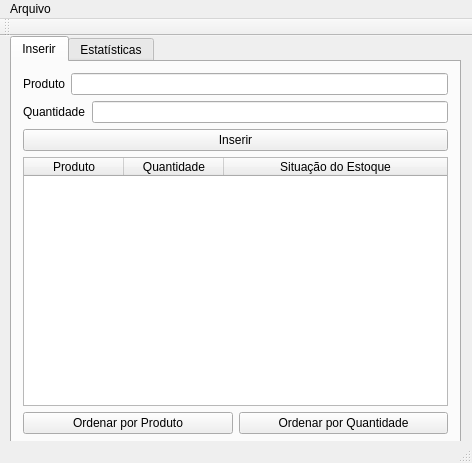
<?xml version="1.0" encoding="UTF-8"?>
<ui version="4.0">
 <class>MainWindow</class>
 <widget class="QMainWindow" name="MainWindow">
  <property name="geometry">
   <rect>
    <x>0</x>
    <y>0</y>
    <width>472</width>
    <height>463</height>
   </rect>
  </property>
  <property name="windowTitle">
   <string>Gerência de Estoque</string>
  </property>
  <widget class="QWidget" name="centralWidget">
   <widget class="QTabWidget" name="tabWidget">
    <property name="geometry">
     <rect>
      <x>10</x>
      <y>0</y>
      <width>451</width>
      <height>411</height>
     </rect>
    </property>
    <property name="currentIndex">
     <number>0</number>
    </property>
    <widget class="QWidget" name="Inserir">
     <attribute name="title">
      <string extracomment="Inserir">Inserir</string>
     </attribute>
     <layout class="QVBoxLayout" name="verticalLayout">
      <item>
       <layout class="QHBoxLayout" name="horizontalLayout">
        <item>
         <widget class="QLabel" name="label">
          <property name="text">
           <string>Produto</string>
          </property>
         </widget>
        </item>
        <item>
         <widget class="QLineEdit" name="le_nameInput"/>
        </item>
       </layout>
      </item>
      <item>
       <layout class="QHBoxLayout" name="horizontalLayout_2">
        <item>
         <widget class="QLabel" name="label_2">
          <property name="text">
           <string>Quantidade</string>
          </property>
         </widget>
        </item>
        <item>
         <widget class="QLineEdit" name="le_avgInput"/>
        </item>
       </layout>
      </item>
      <item>
       <widget class="QPushButton" name="btn_insert">
        <property name="styleSheet">
         <string notr="true"/>
        </property>
        <property name="text">
         <string>Inserir</string>
        </property>
       </widget>
      </item>
      <item>
       <widget class="QTableWidget" name="tbl_data">
        <property name="styleSheet">
         <string notr="true"/>
        </property>
        <property name="editTriggers">
         <set>QAbstractItemView::NoEditTriggers</set>
        </property>
        <attribute name="horizontalHeaderDefaultSectionSize">
         <number>100</number>
        </attribute>
        <attribute name="horizontalHeaderStretchLastSection">
         <bool>true</bool>
        </attribute>
        <attribute name="verticalHeaderShowSortIndicator" stdset="0">
         <bool>true</bool>
        </attribute>
        <attribute name="verticalHeaderStretchLastSection">
         <bool>false</bool>
        </attribute>
        <column>
         <property name="text">
          <string>Produto</string>
         </property>
        </column>
        <column>
         <property name="text">
          <string>Quantidade</string>
         </property>
        </column>
        <column>
         <property name="text">
          <string>Situação do Estoque</string>
         </property>
        </column>
       </widget>
      </item>
      <item>
       <layout class="QHBoxLayout" name="horizontalLayout_3">
        <item>
         <widget class="QPushButton" name="btn_NameSort">
          <property name="text">
           <string>Ordenar por Produto</string>
          </property>
         </widget>
        </item>
        <item>
         <widget class="QPushButton" name="btn_GradeSort">
          <property name="text">
           <string>Ordenar por Quantidade</string>
          </property>
         </widget>
        </item>
       </layout>
      </item>
     </layout>
    </widget>
    <widget class="QWidget" name="tab">
     <attribute name="title">
      <string>Estatísticas</string>
     </attribute>
     <widget class="QWidget" name="layoutWidget">
      <property name="geometry">
       <rect>
        <x>20</x>
        <y>30</y>
        <width>341</width>
        <height>301</height>
       </rect>
      </property>
      <layout class="QVBoxLayout" name="verticalLayout_2">
       <item>
        <widget class="QGroupBox" name="gb_avg">
         <property name="title">
          <string>Quantidade Total de Itens</string>
         </property>
         <widget class="QLabel" name="lbl_avg">
          <property name="geometry">
           <rect>
            <x>6</x>
            <y>20</y>
            <width>331</width>
            <height>71</height>
           </rect>
          </property>
          <property name="font">
           <font>
            <pointsize>24</pointsize>
           </font>
          </property>
          <property name="text">
           <string/>
          </property>
          <property name="alignment">
           <set>Qt::AlignCenter</set>
          </property>
         </widget>
        </widget>
       </item>
       <item>
        <widget class="QGroupBox" name="gb_highest">
         <property name="title">
          <string>Maior Quantidade</string>
         </property>
         <widget class="QLabel" name="lbl_highest">
          <property name="geometry">
           <rect>
            <x>0</x>
            <y>20</y>
            <width>341</width>
            <height>71</height>
           </rect>
          </property>
          <property name="font">
           <font>
            <pointsize>24</pointsize>
           </font>
          </property>
          <property name="text">
           <string/>
          </property>
          <property name="alignment">
           <set>Qt::AlignCenter</set>
          </property>
         </widget>
        </widget>
       </item>
       <item>
        <widget class="QGroupBox" name="gb_lowest">
         <property name="title">
          <string>Menor Quantidade</string>
         </property>
         <widget class="QLabel" name="lbl_lowest">
          <property name="geometry">
           <rect>
            <x>-4</x>
            <y>20</y>
            <width>341</width>
            <height>71</height>
           </rect>
          </property>
          <property name="font">
           <font>
            <pointsize>24</pointsize>
           </font>
          </property>
          <property name="text">
           <string/>
          </property>
          <property name="alignment">
           <set>Qt::AlignCenter</set>
          </property>
         </widget>
        </widget>
       </item>
      </layout>
     </widget>
    </widget>
   </widget>
  </widget>
  <widget class="QMenuBar" name="menuBar">
   <property name="geometry">
    <rect>
     <x>0</x>
     <y>0</y>
     <width>472</width>
     <height>21</height>
    </rect>
   </property>
   <widget class="QMenu" name="menuArquivo">
    <property name="title">
     <string>Arquivo</string>
    </property>
    <addaction name="actionSalvar"/>
    <addaction name="actionCarregar"/>
   </widget>
   <addaction name="menuArquivo"/>
  </widget>
  <widget class="QToolBar" name="mainToolBar">
   <attribute name="toolBarArea">
    <enum>TopToolBarArea</enum>
   </attribute>
   <attribute name="toolBarBreak">
    <bool>false</bool>
   </attribute>
  </widget>
  <widget class="QStatusBar" name="statusBar"/>
  <action name="actionSalvar">
   <property name="text">
    <string>Salvar</string>
   </property>
   <property name="shortcut">
    <string>Ctrl+S</string>
   </property>
  </action>
  <action name="actionCarregar">
   <property name="text">
    <string>Carregar</string>
   </property>
   <property name="shortcut">
    <string>Ctrl+L</string>
   </property>
  </action>
 </widget>
 <layoutdefault spacing="6" margin="11"/>
 <resources/>
 <connections/>
</ui>
